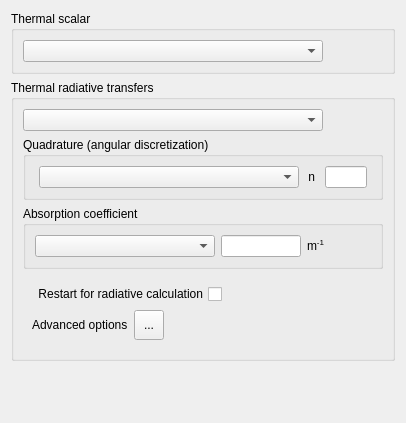
<?xml version="1.0" encoding="UTF-8"?>
<ui version="4.0">
 <class>ThermalForm</class>
 <widget class="QWidget" name="ThermalForm">
  <property name="geometry">
   <rect>
    <x>0</x>
    <y>0</y>
    <width>406</width>
    <height>423</height>
   </rect>
  </property>
  <property name="windowTitle">
   <string>Form</string>
  </property>
  <layout class="QGridLayout">
   <item row="1" column="0">
    <widget class="QGroupBox" name="ThermalRadiationGroupBox">
     <property name="title">
      <string>Thermal radiative transfers</string>
     </property>
     <layout class="QVBoxLayout" name="verticalLayout">
      <item>
       <layout class="QHBoxLayout" name="_1">
        <item>
         <widget class="QComboBox" name="comboBoxRadModel">
          <property name="minimumSize">
           <size>
            <width>300</width>
            <height>0</height>
           </size>
          </property>
          <property name="toolTip">
           <string>&lt;html&gt;&lt;head/&gt;&lt;body&gt;&lt;p&gt;&lt;span style=&quot; font-size:9pt;&quot;&gt;Select and define the thermal radiation model.&lt;/span&gt;&lt;/p&gt;&lt;p&gt;&lt;span style=&quot; font-size:9pt;&quot;&gt;(Code_Saturne key words: &lt;/span&gt;&lt;span style=&quot; font-size:9pt; font-weight:600;&quot;&gt;IIRAYO&lt;/span&gt;&lt;span style=&quot; font-size:9pt;&quot;&gt;)&lt;/span&gt;&lt;/p&gt;&lt;/body&gt;&lt;/html&gt;</string>
          </property>
          <property name="statusTip">
           <string>Select the thermal radiation model</string>
          </property>
         </widget>
        </item>
        <item>
         <spacer>
          <property name="orientation">
           <enum>Qt::Horizontal</enum>
          </property>
          <property name="sizeHint" stdset="0">
           <size>
            <width>40</width>
            <height>20</height>
           </size>
          </property>
         </spacer>
        </item>
       </layout>
      </item>
      <item>
       <widget class="QGroupBox" name="groupBoxDirection">
        <property name="title">
         <string>Quadrature (angular discretization)</string>
        </property>
        <property name="flat">
         <bool>true</bool>
        </property>
        <layout class="QGridLayout" name="gridLayout_2">
         <item row="0" column="3">
          <widget class="QLineEdit" name="lineEditNdirec">
           <property name="maximumSize">
            <size>
             <width>50</width>
             <height>16777215</height>
            </size>
           </property>
           <property name="toolTip">
            <string>&lt;html&gt;&lt;head/&gt;&lt;body&gt;&lt;p&gt;&lt;span style=&quot; font-size:9pt;&quot;&gt;Select the number of directions for angular discretisation.&lt;/span&gt;&lt;/p&gt;&lt;p&gt;&lt;span style=&quot; font-size:9pt;&quot;&gt;(Code_Saturne key words: &lt;/span&gt;&lt;span style=&quot; font-size:9pt; font-weight:600;&quot;&gt;i_quadrature&lt;/span&gt;&lt;span style=&quot; font-size:9pt;&quot;&gt;)&lt;/span&gt;&lt;/p&gt;&lt;/body&gt;&lt;/html&gt;</string>
           </property>
          </widget>
         </item>
         <item row="0" column="0">
          <spacer name="horizontalSpacer_7">
           <property name="orientation">
            <enum>Qt::Horizontal</enum>
           </property>
           <property name="sizeHint" stdset="0">
            <size>
             <width>13</width>
             <height>20</height>
            </size>
           </property>
          </spacer>
         </item>
         <item row="0" column="2">
          <widget class="QLabel" name="label_2">
           <property name="toolTip">
            <string>&lt;html&gt;&lt;head/&gt;&lt;body&gt;&lt;p&gt;&lt;span style=&quot; font-size:9pt;&quot;&gt;Select the number of directions for angular discretisation.&lt;/span&gt;&lt;/p&gt;&lt;p&gt;&lt;span style=&quot; font-size:9pt;&quot;&gt;(Code_Saturne key words: &lt;/span&gt;&lt;span style=&quot; font-size:9pt; font-weight:600;&quot;&gt;i_quadrature&lt;/span&gt;&lt;span style=&quot; font-size:9pt;&quot;&gt;)&lt;/span&gt;&lt;/p&gt;&lt;/body&gt;&lt;/html&gt;</string>
           </property>
           <property name="text">
            <string> n </string>
           </property>
          </widget>
         </item>
         <item row="0" column="4">
          <spacer name="horizontalSpacer_8">
           <property name="orientation">
            <enum>Qt::Horizontal</enum>
           </property>
           <property name="sizeHint" stdset="0">
            <size>
             <width>13</width>
             <height>20</height>
            </size>
           </property>
          </spacer>
         </item>
         <item row="0" column="1">
          <widget class="QComboBox" name="comboBoxQuadrature">
           <property name="minimumSize">
            <size>
             <width>260</width>
             <height>0</height>
            </size>
           </property>
           <property name="toolTip">
            <string>&lt;html&gt;&lt;head/&gt;&lt;body&gt;&lt;p&gt;&lt;span style=&quot; font-size:9pt;&quot;&gt;Select the number of directions for angular discretisation.&lt;/span&gt;&lt;/p&gt;&lt;p&gt;&lt;span style=&quot; font-size:9pt;&quot;&gt;(Code_Saturne key words: &lt;/span&gt;&lt;span style=&quot; font-size:9pt; font-weight:600;&quot;&gt;i_quadrature&lt;/span&gt;&lt;span style=&quot; font-size:9pt;&quot;&gt;)&lt;/span&gt;&lt;/p&gt;&lt;/body&gt;&lt;/html&gt;</string>
           </property>
          </widget>
         </item>
        </layout>
       </widget>
      </item>
      <item>
       <widget class="QGroupBox" name="groupBoxAbsorptionCoeff">
        <property name="toolTip">
         <string>&lt;html&gt;&lt;head/&gt;&lt;body&gt;&lt;p&gt;&lt;span style=&quot; font-size:9pt;&quot;&gt;Define the absorption coefficient. It can be either constant and defined through the GUI, or variable and then must be defined using the user subroutine &lt;/span&gt;&lt;span style=&quot; font-size:9pt; font-style:italic;&quot;&gt;cs_user_rad_transfer_absorption&lt;/span&gt;&lt;span style=&quot; font-size:9pt;&quot;&gt;.&lt;/span&gt;&lt;/p&gt;&lt;/body&gt;&lt;/html&gt;</string>
        </property>
        <property name="title">
         <string>Absorption coefficient</string>
        </property>
        <property name="flat">
         <bool>true</bool>
        </property>
        <layout class="QGridLayout" name="gridLayout_3">
         <item row="0" column="0">
          <widget class="QComboBox" name="comboBoxAbsorption">
           <property name="minimumSize">
            <size>
             <width>180</width>
             <height>0</height>
            </size>
           </property>
           <property name="toolTip">
            <string>&lt;html&gt;&lt;head/&gt;&lt;body&gt;&lt;p&gt;&lt;span style=&quot; font-size:9pt;&quot;&gt;Select the absorption coefficient model.&lt;/span&gt;&lt;/p&gt;&lt;p&gt;In the case of a user function, the cs_user_rad_transfer_absorption function must be programmed by the user.&lt;/p&gt;&lt;/body&gt;&lt;/html&gt;</string>
           </property>
          </widget>
         </item>
         <item row="0" column="3">
          <spacer name="horizontalSpacer_3">
           <property name="orientation">
            <enum>Qt::Horizontal</enum>
           </property>
           <property name="sizeHint" stdset="0">
            <size>
             <width>17</width>
             <height>17</height>
            </size>
           </property>
          </spacer>
         </item>
         <item row="0" column="2">
          <widget class="QLabel" name="label">
           <property name="toolTip">
            <string>&lt;html&gt;&lt;head/&gt;&lt;body&gt;&lt;p&gt;&lt;span style=&quot; font-size:9pt;&quot;&gt;If the absorption coefficient is chosen to be constant, this box must be filled.&lt;/span&gt;&lt;/p&gt;&lt;/body&gt;&lt;/html&gt;</string>
           </property>
           <property name="text">
            <string>m&lt;sup&gt;-1&lt;/sup&gt;</string>
           </property>
          </widget>
         </item>
         <item row="0" column="1">
          <widget class="QLineEdit" name="lineEditCoeff">
           <property name="maximumSize">
            <size>
             <width>80</width>
             <height>16777215</height>
            </size>
           </property>
           <property name="toolTip">
            <string>&lt;html&gt;&lt;head/&gt;&lt;body&gt;&lt;p&gt;&lt;span style=&quot; font-size:9pt;&quot;&gt;If the absorption coefficient is chosen to be constant, this box must be filled.&lt;/span&gt;&lt;/p&gt;&lt;/body&gt;&lt;/html&gt;</string>
           </property>
          </widget>
         </item>
        </layout>
       </widget>
      </item>
      <item>
       <widget class="QFrame" name="frameOptions">
        <property name="frameShape">
         <enum>QFrame::NoFrame</enum>
        </property>
        <property name="frameShadow">
         <enum>QFrame::Raised</enum>
        </property>
        <layout class="QVBoxLayout" name="verticalLayout_3">
         <item>
          <layout class="QHBoxLayout" name="_4">
           <item>
            <widget class="QCheckBox" name="checkBoxRadRestart">
             <property name="toolTip">
              <string>&lt;html&gt;&lt;head/&gt;&lt;body&gt;&lt;p&gt;Use restart info for radiative transfer in case of calculation restart.&lt;/p&gt;&lt;/body&gt;&lt;/html&gt;</string>
             </property>
             <property name="layoutDirection">
              <enum>Qt::RightToLeft</enum>
             </property>
             <property name="text">
              <string>Restart for radiative calculation</string>
             </property>
            </widget>
           </item>
           <item>
            <spacer>
             <property name="orientation">
              <enum>Qt::Horizontal</enum>
             </property>
             <property name="sizeHint" stdset="0">
              <size>
               <width>16</width>
               <height>16</height>
              </size>
             </property>
            </spacer>
           </item>
          </layout>
         </item>
         <item>
          <layout class="QHBoxLayout" name="_2">
           <item>
            <widget class="QLabel" name="labelAdvanced">
             <property name="toolTip">
              <string>&lt;html&gt;&lt;head/&gt;&lt;body&gt;&lt;p&gt;&lt;span style=&quot; font-size:9pt;&quot;&gt;Define the resolution frequency, the method to calculate the radiative source term, and verbosity levels for thermal radiative transfers.&lt;/span&gt;&lt;/p&gt;&lt;/body&gt;&lt;/html&gt;</string>
             </property>
             <property name="text">
              <string>Advanced options</string>
             </property>
            </widget>
           </item>
           <item>
            <widget class="QToolButton" name="toolButtonAdvanced">
             <property name="minimumSize">
              <size>
               <width>30</width>
               <height>30</height>
              </size>
             </property>
             <property name="toolTip">
              <string>&lt;html&gt;&lt;head/&gt;&lt;body&gt;&lt;p&gt;&lt;span style=&quot; font-size:9pt;&quot;&gt;Define the resolution frequency, the method to calculate the radiative source term, and verbosity levels for thermal radiative transfers.&lt;/span&gt;&lt;/p&gt;&lt;/body&gt;&lt;/html&gt;</string>
             </property>
             <property name="text">
              <string>...</string>
             </property>
             <property name="icon">
              <iconset resource="resources_pages.qrc">
               <normaloff>:/new/prefix1/icons/22x22/preferences-system.png</normaloff>:/new/prefix1/icons/22x22/preferences-system.png</iconset>
             </property>
             <property name="iconSize">
              <size>
               <width>22</width>
               <height>22</height>
              </size>
             </property>
            </widget>
           </item>
           <item>
            <spacer>
             <property name="orientation">
              <enum>Qt::Horizontal</enum>
             </property>
             <property name="sizeHint" stdset="0">
              <size>
               <width>16</width>
               <height>21</height>
              </size>
             </property>
            </spacer>
           </item>
          </layout>
         </item>
        </layout>
       </widget>
      </item>
     </layout>
    </widget>
   </item>
   <item row="0" column="0">
    <widget class="QGroupBox" name="groupBox">
     <property name="toolTip">
      <string>&lt;html&gt;&lt;head/&gt;&lt;body&gt;&lt;p&gt;&lt;span style=&quot; font-size:9pt;&quot;&gt;Select the thermal scalar that will used during the computation. If a scalar is selected, the conjuguate heat transfer and the radiative transfers headings can be filled.&lt;/span&gt;&lt;/p&gt;&lt;p&gt;&lt;span style=&quot; font-size:9pt;&quot;&gt;(Code_Saturne key words: &lt;/span&gt;&lt;span style=&quot; font-size:9pt; font-weight:600;&quot;&gt;ISCALT&lt;/span&gt;&lt;span style=&quot; font-size:9pt;&quot;&gt;, &lt;/span&gt;&lt;span style=&quot; font-size:9pt; font-weight:600;&quot;&gt;ISCSTH&lt;/span&gt;&lt;span style=&quot; font-size:9pt;&quot;&gt;)&lt;/span&gt;&lt;/p&gt;&lt;/body&gt;&lt;/html&gt;</string>
     </property>
     <property name="title">
      <string>Thermal scalar</string>
     </property>
     <property name="flat">
      <bool>false</bool>
     </property>
     <property name="checkable">
      <bool>false</bool>
     </property>
     <property name="checked">
      <bool>false</bool>
     </property>
     <layout class="QGridLayout">
      <property name="leftMargin">
       <number>9</number>
      </property>
      <property name="horizontalSpacing">
       <number>6</number>
      </property>
      <item row="0" column="0">
       <layout class="QHBoxLayout">
        <item>
         <widget class="QComboBox" name="comboBoxThermal">
          <property name="minimumSize">
           <size>
            <width>300</width>
            <height>0</height>
           </size>
          </property>
          <property name="toolTip">
           <string>&lt;html&gt;&lt;head/&gt;&lt;body&gt;&lt;p&gt;&lt;span style=&quot; font-size:9pt;&quot;&gt;Select the thermal scalar that will used during the computation. If a scalar is selected, the conjuguate heat transfer and the radiative transfers headings can be filled.&lt;/span&gt;&lt;/p&gt;&lt;p&gt;&lt;span style=&quot; font-size:9pt;&quot;&gt;(Code_Saturne key words: &lt;/span&gt;&lt;span style=&quot; font-size:9pt; font-weight:600;&quot;&gt;ISCALT&lt;/span&gt;&lt;span style=&quot; font-size:9pt;&quot;&gt;, &lt;/span&gt;&lt;span style=&quot; font-size:9pt; font-weight:600;&quot;&gt;ISCSTH&lt;/span&gt;&lt;span style=&quot; font-size:9pt;&quot;&gt;)&lt;/span&gt;&lt;/p&gt;&lt;/body&gt;&lt;/html&gt;</string>
          </property>
          <property name="statusTip">
           <string>Select the thermal scalar</string>
          </property>
         </widget>
        </item>
        <item>
         <spacer>
          <property name="orientation">
           <enum>Qt::Horizontal</enum>
          </property>
          <property name="sizeHint" stdset="0">
           <size>
            <width>16</width>
            <height>20</height>
           </size>
          </property>
         </spacer>
        </item>
       </layout>
      </item>
     </layout>
    </widget>
   </item>
   <item row="3" column="0">
    <spacer>
     <property name="orientation">
      <enum>Qt::Vertical</enum>
     </property>
     <property name="sizeHint" stdset="0">
      <size>
       <width>21</width>
       <height>16</height>
      </size>
     </property>
    </spacer>
   </item>
  </layout>
 </widget>
 <resources>
  <include location="resources_pages.qrc"/>
 </resources>
 <connections/>
</ui>
